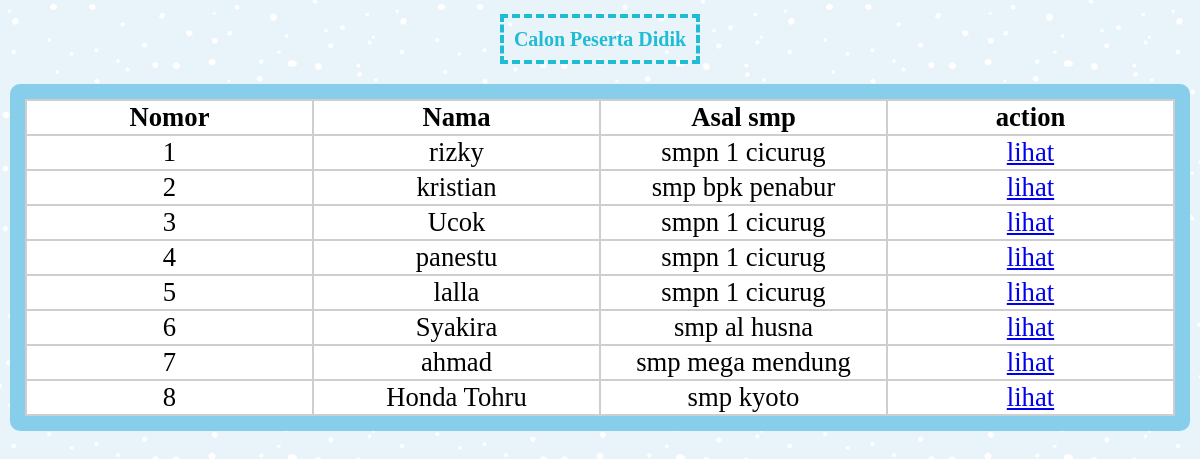
/daftar_sekolah/list.php, run on the app's committed database.
### tables this page shows
CREATE TABLE `tb_daftar` (
  `id_daftar` int(11) NOT NULL,
  `nama_lengkap` varchar(100) NOT NULL,
  `jk` varchar(5) NOT NULL,
  `tanggal_lahir` date NOT NULL,
  `agama` varchar(30) NOT NULL,
  `nama_ayah` varchar(100) NOT NULL,
  `nama_ibu` varchar(100) NOT NULL,
  `telp` varchar(13) NOT NULL,
  `jalan` varchar(150) NOT NULL,
  `rt` int(11) NOT NULL,
  `rw` int(11) NOT NULL,
  `desa` varchar(100) NOT NULL,
  `kelurahan` varchar(100) NOT NULL,
  `kecamatan` varchar(100) NOT NULL,
  `kabupaten` varchar(100) NOT NULL,
  `kode_pos` int(11) NOT NULL,
  `emai` varchar(100) NOT NULL,
  `asal_smp` varchar(100) NOT NULL,
  `nisn` int(11) NOT NULL,
  `no_kk` int(11) NOT NULL,
  `nik_siswa` int(11) NOT NULL,
  `nik_ayah` int(11) NOT NULL,
  `nik_ibu` int(11) NOT NULL,
  `pekerjaan_ayah` varchar(100) NOT NULL,
  `pekerjaan_ibu` varchar(100) NOT NULL,
  `minat_program` varchar(100) NOT NULL,
  `berat_badan` int(11) NOT NULL,
  `anak_ke` int(11) NOT NULL
);

### daftar_sekolah/list.php (the view, shortened to what this page needs)
<?php
	include_once("function/koneksi.php");
?>
<!DOCTYPE html>
<html>
<head>
</head>
<body>
	<?php
	$query = mysqli_query($koneksi,"SELECT * FROM tb_daftar");
	if (mysqli_num_rows($query) == 0) {
		echo "<h3>Saat ini belum ada nama kategori di dalam table kategori</h3>";
	}else{
		echo "<h1><span>Calon Peserta Didik</span></h1>";
		echo "<div class='section'>";
			echo "<table border=1'>";
				echo "<tr class='baris-title'>
						<th class='kolom-nomor'>Nomor</th>
						<th class='kiri'>Nama</th>
						<th class='tengah'>Asal smp</th>
						<th class='tengah'>action</th>
					  </tr>";
				$no = 1;
				while ($row = mysqli_fetch_assoc($query)) {
					echo "<tr>
							<td>$no</td>
							<td class='kiri'>$row[nama_lengkap]</td>
							<td class='tengah'>$row[asal_smp]</td>
							<td class='tengah'>
							  <a href='tampilan.php?id=$row[id_daftar]'>lihat</a>
							</td>
					     </tr>";
					     $no++;
				}
			echo "</table>";
		echo "</div>";
	}
 ?>
</body>
</html>

### daftar_sekolah/list.php (style rules this page uses)
html { margin: 0; padding: 0; }
body { font-family: 'Handlee', cursive; font-size: 13pt; background-image: url('images/a.PNG'); padding: 10px; margin: 0; }
h1 { font-size: 15pt; color: #20bcd5; text-align: center; padding: 18px 0 18px 0; margin: 0 0 15px 0; }
h1 span { border: 4px dashed #20bcd5; padding: 10px; }
.section { background-color:skyblue; padding: 15px; margin-bottom: 10px; border-radius: 10px; }
table { width: 100%; font-size: 20pt; }
table, th, td { background-color: white; border: 2px solid #cecece; border-collapse: collapse; text-align: center; table-layout: fixed; }

### data on the page
tb_daftar: nama_lengkap "rizky", asal_smp "smpn 1 cicurug"
tb_daftar: nama_lengkap "kristian", asal_smp "smp bpk penabur"
tb_daftar: nama_lengkap "Ucok", asal_smp "smpn 1 cicurug"
tb_daftar: nama_lengkap "panestu", asal_smp "smpn 1 cicurug"
tb_daftar: nama_lengkap "lalla", asal_smp "smpn 1 cicurug"
tb_daftar: nama_lengkap "Syakira", asal_smp "smp al husna"
tb_daftar: nama_lengkap "ahmad", asal_smp "smp mega mendung"
tb_daftar: nama_lengkap "Honda Tohru", asal_smp "smp kyoto"
